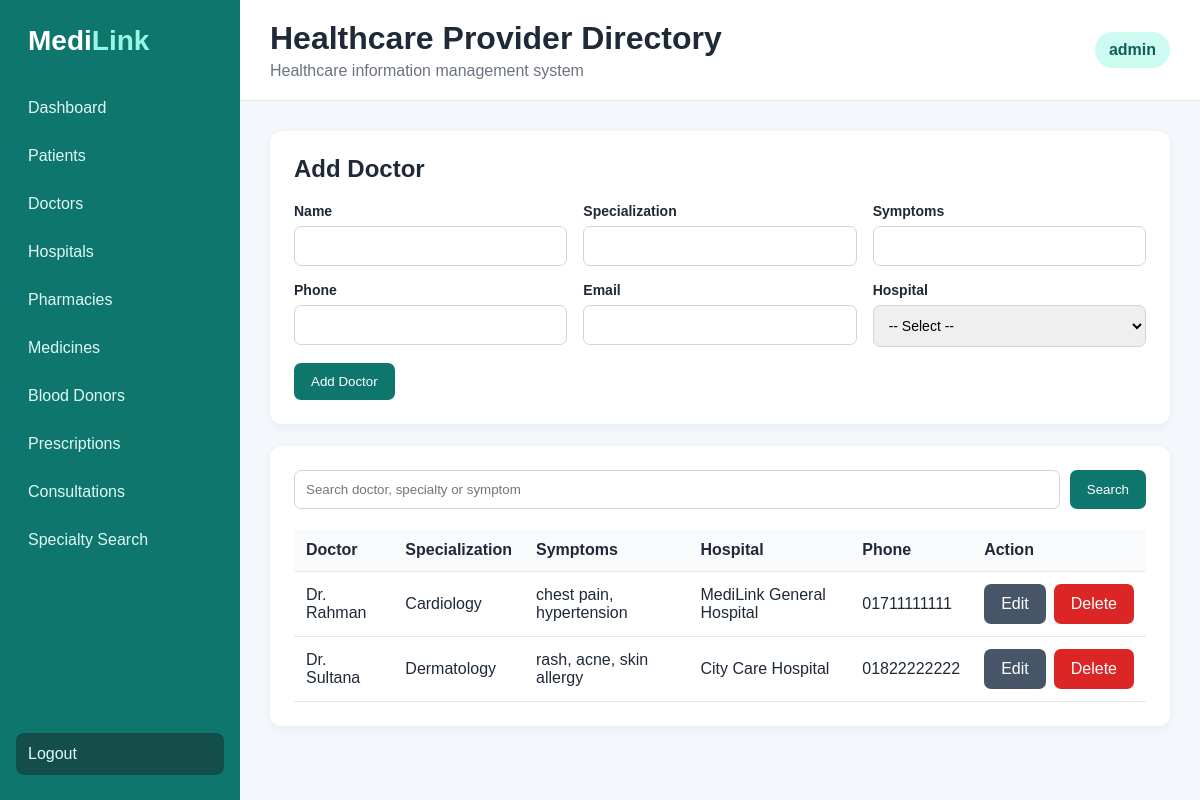
The page /doctors.php (signed in) on the database its author committed.
### tables this page shows
CREATE TABLE doctors (
 id INT AUTO_INCREMENT PRIMARY KEY,
 name VARCHAR(120) NOT NULL,
 specialization VARCHAR(100) NOT NULL,
 symptoms VARCHAR(255),
 phone VARCHAR(30),
 email VARCHAR(120),
 hospital_id INT NULL,
 FOREIGN KEY (hospital_id) REFERENCES hospitals(id) ON DELETE SET NULL
);

CREATE TABLE hospitals (
 id INT AUTO_INCREMENT PRIMARY KEY,
 name VARCHAR(120) NOT NULL,
 address VARCHAR(255) NOT NULL,
 phone VARCHAR(30),
 email VARCHAR(120)
);

### doctors.php (the view, shortened to what this page needs)
<?php
require_once 'config/db.php';
$editing = null;
$q    = trim($_GET['q'] ?? '');
$like = "%$q%";
$stmt = $pdo->prepare(
    "SELECT d.*, h.name AS hospital
     FROM doctors d
     LEFT JOIN hospitals h ON h.id = d.hospital_id
     WHERE d.name LIKE ? OR d.specialization LIKE ? OR d.symptoms LIKE ?
     ORDER BY d.name"
);
$stmt->execute([$like, $like, $like]);
$rows = $stmt->fetchAll();
include 'includes/header.php';
?>
<div class="panel">
    <h2><?= $editing ? 'Edit Doctor' : 'Add Doctor' ?></h2>
    <form method="post" class="grid">
        <div class="field">
            <label>Name</label>
            <input name="name" required value="<?= htmlspecialchars($editing['name'] ?? '') ?>">
        </div>
        <div class="field">
            <label>Specialization</label>
            <input name="specialization" required value="<?= htmlspecialchars($editing['specialization'] ?? '') ?>">
        </div>
        <div class="field">
            <label>Symptoms</label>
            <input name="symptoms" value="<?= htmlspecialchars($editing['symptoms'] ?? '') ?>">
        </div>
        <div class="field">
            <label>Phone</label>
            <input name="phone" value="<?= htmlspecialchars($editing['phone'] ?? '') ?>">
        </div>
        <div class="field">
            <label>Email</label>
            <input type="email" name="email" value="<?= htmlspecialchars($editing['email'] ?? '') ?>">
        </div>
        <div class="field">
            <label>Hospital</label>
            <select name="hospital_id">
                <option value="">-- Select --</option>
            </select>
        </div>
        <div class="actions">
            <button class="btn" name="save"><?= $editing ? 'Update Doctor' : 'Add Doctor' ?></button>
        </div>
    </form>
</div>
<div class="panel">
    <form class="searchbar">
        <input name="q" value="<?= htmlspecialchars($q) ?>" placeholder="Search doctor, specialty or symptom">
        <button class="btn">Search</button>
    </form>
    <div class="table-wrap">
        <table>
            <tr>
                <th>Doctor</th>
                <th>Specialization</th>
                <th>Symptoms</th>
                <th>Hospital</th>
                <th>Phone</th>
                <th>Action</th>
            </tr>
            <?php foreach ($rows as $r): ?>
                <tr>
                    <td><?= htmlspecialchars($r['name']) ?></td>
                    <td><?= htmlspecialchars($r['specialization']) ?></td>
                    <td><?= htmlspecialchars($r['symptoms']) ?></td>
                    <td><?= htmlspecialchars($r['hospital'] ?? '') ?></td>
                    <td><?= htmlspecialchars($r['phone']) ?></td>
                    <td class="actions">
                        <a class="btn secondary" href="?edit=<?= $r['id'] ?>">Edit</a>
                        <a class="btn danger" href="?delete=<?= $r['id'] ?>"
                           onclick="return confirm('Delete this doctor?')">Delete</a>
                    </td>
                </tr>
            <?php endforeach; ?>
        </table>
    </div>
</div>
<?php include 'includes/footer.php'; ?>

### assets/style.css (style rules this page uses)
* { box-sizing:border-box }
body { margin:0;font-family:Arial,Helvetica,sans-serif;background:#f4f7fb;color:#1f2937 }
.panel { background:white;padding:24px;border-radius:12px;box-shadow:0 3px 12px rgba(0,0,0,.05);margin-bottom:22px }
.panel h2 { margin-top:0 }
.grid { display:grid;grid-template-columns:repeat(auto-fit,minmax(220px,1fr));gap:16px }
.field { display:flex;flex-direction:column;gap:7px }
.field label { font-weight:bold;font-size:14px }
.field input,.field select,.field textarea { padding:11px;border:1px solid #d1d5db;border-radius:7px;font-size:14px }
.btn { display:inline-block;border:0;background:#0f766e;color:white;padding:11px 17px;border-radius:7px;text-decoration:none;cursor:pointer }
.btn.secondary { background:#475569 }
.btn.danger { background:#dc2626 }
.actions { display:flex;gap:8px;align-items:center }
.table-wrap { overflow-x:auto }
table { width:100%;border-collapse:collapse }
th,td { padding:12px;border-bottom:1px solid #e5e7eb;text-align:left }
th { background:#f8fafc }
.searchbar { display:flex;gap:10px;margin-bottom:20px }
.searchbar input { flex:1;padding:11px;border:1px solid #d1d5db;border-radius:7px }

### rows shown on the page
doctors: name "Dr. Rahman", specialization "Cardiology", symptoms "chest pain, hypertension", hospital.name "MediLink General Hospital", phone "01711111111"
doctors: name "Dr. Sultana", specialization "Dermatology", symptoms "rash, acne, skin allergy", hospital.name "City Care Hospital", phone "01822222222"

### other values the page prints
$page_title "Healthcare Provider Directory"
$_SESSION['username'] "admin"
